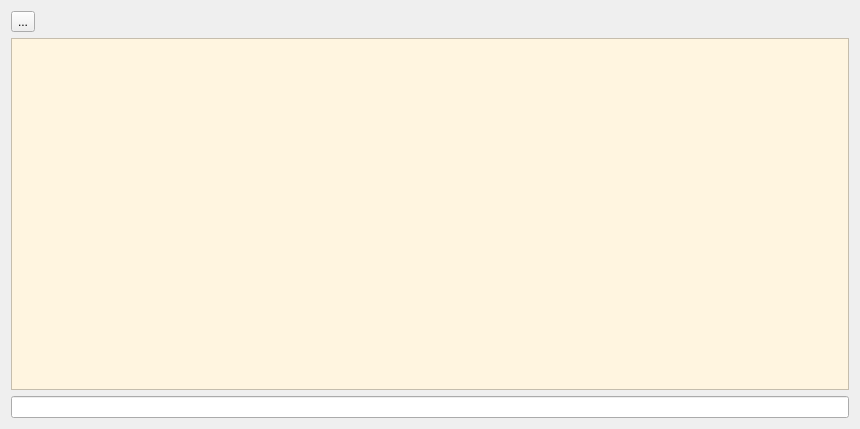
<?xml version="1.0" encoding="UTF-8"?>
<ui version="4.0">
 <class>MainWindow</class>
 <widget class="QMainWindow" name="MainWindow">
  <property name="geometry">
   <rect>
    <x>0</x>
    <y>0</y>
    <width>860</width>
    <height>429</height>
   </rect>
  </property>
  <property name="windowTitle">
   <string>MainWindow</string>
  </property>
  <widget class="QWidget" name="centralWidget">
   <layout class="QVBoxLayout" name="verticalLayout">
    <item>
     <widget class="QToolButton" name="toolButton">
      <property name="focusPolicy">
       <enum>Qt::NoFocus</enum>
      </property>
      <property name="text">
       <string>...</string>
      </property>
     </widget>
    </item>
    <item>
     <widget class="QTextEdit" name="textEdit">
      <property name="styleSheet">
       <string notr="true">background-color: rgb(255, 245, 224);</string>
      </property>
      <property name="readOnly">
       <bool>true</bool>
      </property>
     </widget>
    </item>
    <item>
     <widget class="QLineEdit" name="lineEdit">
      <property name="cursor">
       <cursorShape>IBeamCursor</cursorShape>
      </property>
      <property name="mouseTracking">
       <bool>false</bool>
      </property>
      <property name="contextMenuPolicy">
       <enum>Qt::CustomContextMenu</enum>
      </property>
      <property name="frame">
       <bool>true</bool>
      </property>
      <property name="cursorPosition">
       <number>0</number>
      </property>
     </widget>
    </item>
   </layout>
   <zorder>textEdit</zorder>
   <zorder>toolButton</zorder>
   <zorder>lineEdit</zorder>
  </widget>
 </widget>
 <layoutdefault spacing="6" margin="11"/>
 <resources/>
 <connections/>
</ui>
